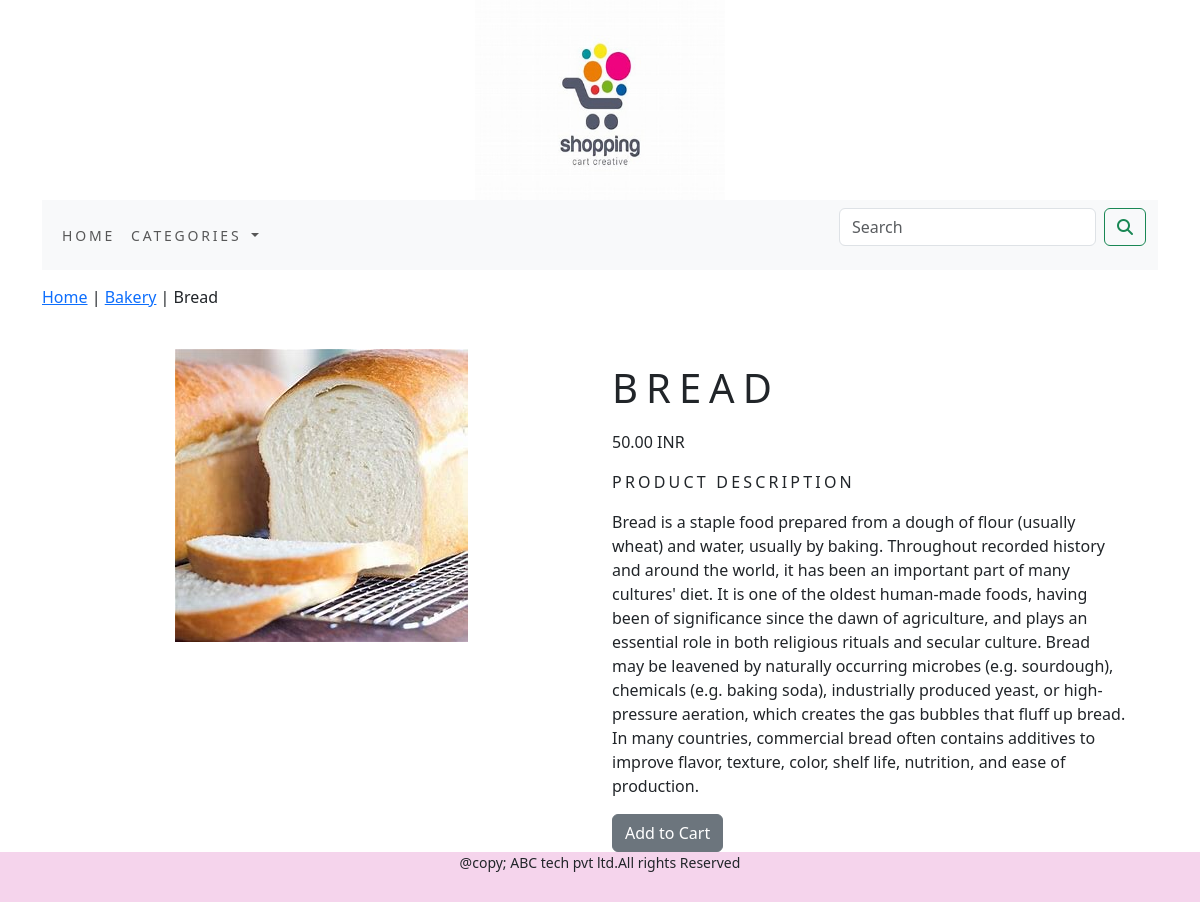
The app's page /shop/bakery/bread/ with its own data.
### shop/models.py (models this page shows, shortened)
class Product(models.Model):
    name=models.CharField(max_length=250, unique=True)
    slug=models.SlugField(max_length=250,unique=True)
    description=models.TextField(blank=True)
    price=models.DecimalField(max_digits=10,decimal_places=2)
    category=models.ForeignKey(Category,on_delete=models.CASCADE)
    image=models.ImageField(upload_to='product', blank=True)
    stock=models.IntegerField()
    available=models.BooleanField(default=True)
    created=models.DateTimeField(auto_now_add=True)
    updated=models.DateTimeField(auto_now=True)
    class Meta:
        ordering=('name',)
        verbose_name='product'
        verbose_name_plural='products'

class Category(models.Model):
    name=models.CharField(max_length=250, unique=True)
    slug=models.SlugField(max_length=250,unique=True)
    description=models.TextField(blank=True)
    image=models.ImageField(upload_to='category',blank=True)
    class Meta:
        ordering=('name',)
        verbose_name='category'
        verbose_name_plural='categories'
    def get_url(self):
        return reverse('shop:products_by_category', args=[self.slug])
    def __str__(self):
        return '{}'.format(self.name)

### shop/views.py (the view)
# urls.py: path('<slug:c_slug>/<slug:product_slug>/',views.proDetail, name='prodCatdetail'),
def proDetail(request,c_slug,product_slug):
    try:
        product=Product.objects.get(category__slug=c_slug,slug=product_slug)
    except Exception as e:
        raise e
    return render(request,'product.html',{'product':product})

### cart/context_processors.py (called while the page is built)
def counter(request):
    item_count=0
    if 'admin' in request.path:
        return {}
    else:
        try:
            cart=Cart.objects.filter(cart_id=_cart_id(request))
            cart_items=CartItem.objects.all().filter(cart=cart[:1])
            for cart_item in cart_items:
                item_count += cart_item.quantity
        except Cart.DoesNotExist:
            item_count=0
    return  dict(item_count=item_count)

### cart/views.py (called while the page is built)
def _cart_id(request):
    cart=request.session.session_key
    if not cart:
        cart=request.session.create()
    return cart

### shop/context_processors.py (called while the page is built)
def menu_links(request):
    links=Category.objects.all()
    return dict(links=links)

### templates/product.html (shortened to what this page needs)
{% extends 'base.html' %}
{% load static %}
{% block content %}
<div class="row my_prod_row_class">
  <div class="mx_auto">
    <p> <a href="{% url 'shop:allProdCat' %}">Home</a> | <a href="{{product.category.get_url}}">{{product.category}}</a> | {{product.name}}</p>
  </div>
</div>
<div class="container">
<br>
<div class="row">
  <div class="col-12 col-sm-12 col-md-12 col-lg-6 text-center">
    <div style="min-width:18rem;">
      <img src="{{product.image.url}}" alt="{{product.name}}">
    </div>
  </div>
   <div class="col-12 col-sm-12 col-md-12 col-lg-6">
     <div>
     <h1 class="my_prod_title"> {{product.name}}</h1>
     <p>{{product.price}} INR</p>
     <p class=" my_title"> Product Description</p>
     <p class="text-justify my_prod_text">{{product.description}}</p>
     {% if product.stock <= 0 %}
     <p class="text-justify my_prod_text"><b>OUT OF STOCK</b></p>
     {% else %}
     <a class="btn btn-secondary" href="{% url 'cart:add_cart' product.id %}">Add to Cart</a>
     {% endif %}
   </div>
</div>
</div>
</div>
{% endblock %}

### shop/static/css/custom.css (style rules this page uses)
.my_title { font-size : 16px; text-transform : uppercase; letter-spacing : .2em; }
.my_prod_row_class { padding-top : 15px; padding-bottom: 20 px; }
.my_prod_title { font-size : 16 px; text-transform : uppercase; letter-spacing : .2em; padding-top :15px; padding-bottom :10px; }
.my_prod_text { padding-right :20px; }

### records on screen
Product: category "Bakery", name "Bread", image (picture), name "BREAD", price "50.00", description "Bread is a staple food prepared from a dough of flour (usually wheat) and water, usually by baking. Throughout recorded history and around the world, it has been an important part of many cultures' diet. It is one of the oldest human-made foods, having been of significance since the dawn of agriculture, and plays an essential role in both religious rituals and secular culture. Bread may be leavened by naturally occurring microbes (e.g. sourdough), chemicals (e.g. baking soda), industrially produced yeast, or high-pressure aeration, which creates the gas bubbles that fluff up bread. In many countries, commercial bread often contains additives to improve flavor, texture, color, shelf life,…"
